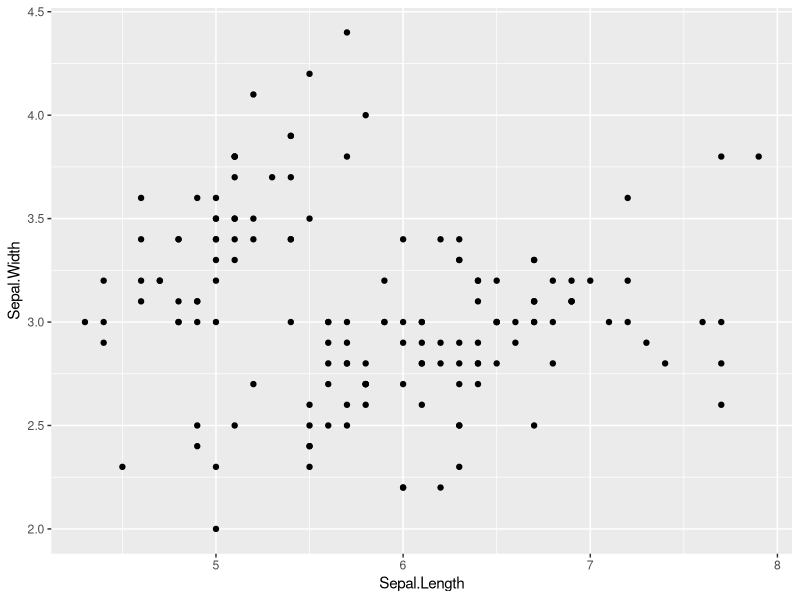
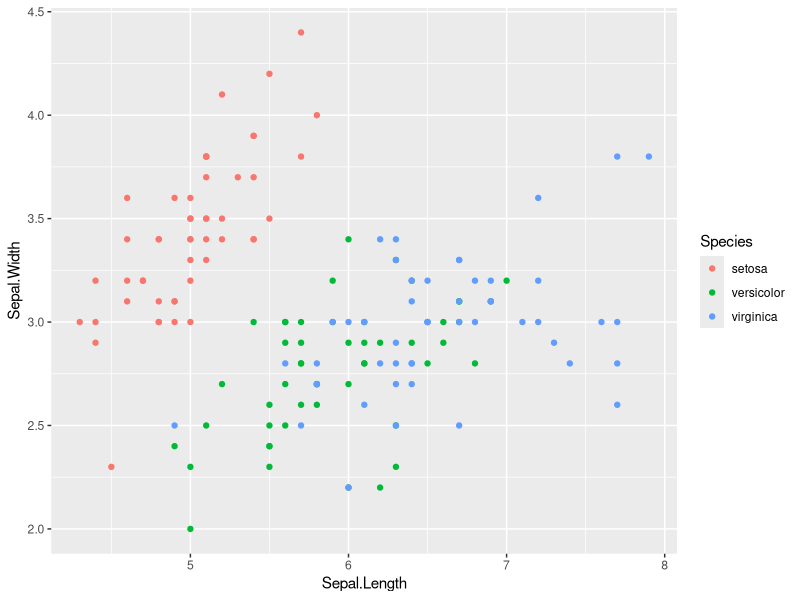
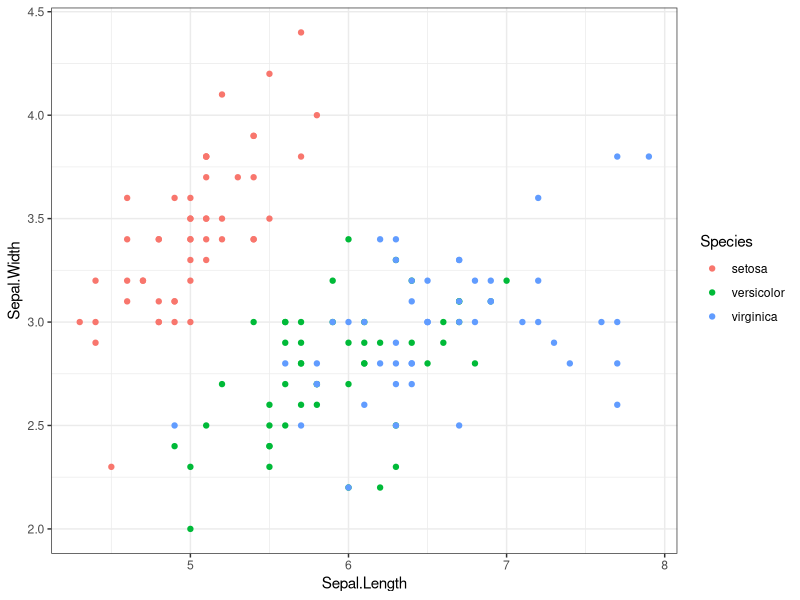

R code for these plots, in order:
## ---- chunk 1
#| echo: fenced  
head(iris)
## ---- chunk 2
head(iris)
## ---- chunk 3
#| echo: fenced
#| fig-width: 6
#| output-location: column

library(ggplot2)
ggplot(iris, aes(Sepal.Length, Sepal.Width))+
  geom_point()

## ---- chunk 4
#| echo: true
#| output-location: column
#| code-line-numbers: '2'
ggplot(iris, aes(Sepal.Length, Sepal.Width))+
  geom_point(aes(color = Species))
## ---- chunk 5
#| echo: true
#| output-location: column
#| code-line-numbers: '3|'
ggplot(iris, aes(Sepal.Length, Sepal.Width))+
  geom_point(aes(color = Species))+
  theme_bw()
